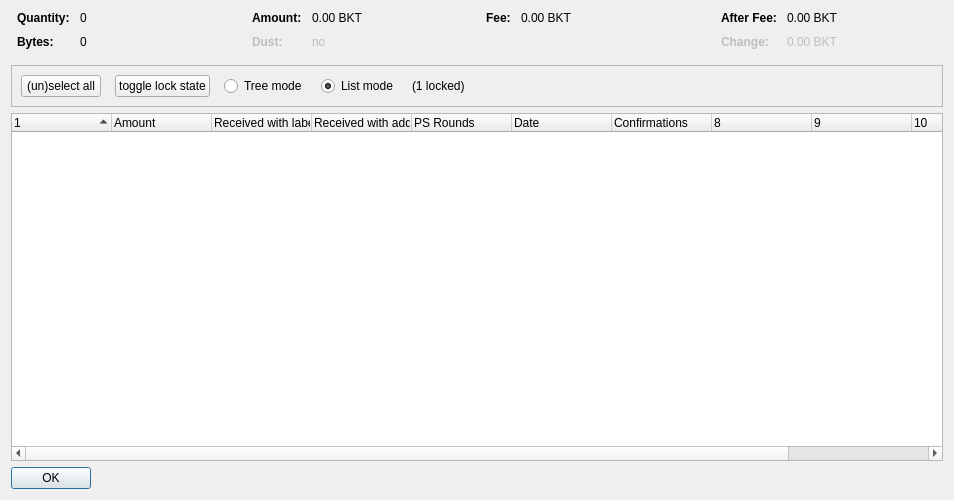
<?xml version="1.0" encoding="UTF-8"?>
<ui version="4.0">
 <class>CoinControlDialog</class>
 <widget class="QDialog" name="CoinControlDialog">
  <property name="geometry">
   <rect>
    <x>0</x>
    <y>0</y>
    <width>954</width>
    <height>500</height>
   </rect>
  </property>
  <property name="windowTitle">
   <string>Coin Selection</string>
  </property>
  <layout class="QVBoxLayout" name="verticalLayout">
   <item>
    <layout class="QHBoxLayout" name="horizontalLayoutTop" stretch="0,0,0,0">
     <property name="topMargin">
      <number>0</number>
     </property>
     <property name="bottomMargin">
      <number>10</number>
     </property>
     <item>
      <layout class="QFormLayout" name="formLayoutCoinControl1">
       <property name="horizontalSpacing">
        <number>10</number>
       </property>
       <property name="verticalSpacing">
        <number>10</number>
       </property>
       <property name="leftMargin">
        <number>6</number>
       </property>
       <property name="rightMargin">
        <number>6</number>
       </property>
       <item row="0" column="0">
        <widget class="QLabel" name="labelCoinControlQuantityText">
         <property name="font">
          <font>
           <weight>75</weight>
           <bold>true</bold>
          </font>
         </property>
         <property name="text">
          <string>Quantity:</string>
         </property>
        </widget>
       </item>
       <item row="0" column="1">
        <widget class="QLabel" name="labelCoinControlQuantity">
         <property name="cursor">
          <cursorShape>IBeamCursor</cursorShape>
         </property>
         <property name="contextMenuPolicy">
          <enum>Qt::ActionsContextMenu</enum>
         </property>
         <property name="text">
          <string notr="true">0</string>
         </property>
         <property name="textInteractionFlags">
          <set>Qt::LinksAccessibleByMouse|Qt::TextSelectableByKeyboard|Qt::TextSelectableByMouse</set>
         </property>
        </widget>
       </item>
       <item row="1" column="0">
        <widget class="QLabel" name="labelCoinControlBytesText">
         <property name="font">
          <font>
           <weight>75</weight>
           <bold>true</bold>
          </font>
         </property>
         <property name="text">
          <string>Bytes:</string>
         </property>
        </widget>
       </item>
       <item row="1" column="1">
        <widget class="QLabel" name="labelCoinControlBytes">
         <property name="cursor">
          <cursorShape>IBeamCursor</cursorShape>
         </property>
         <property name="contextMenuPolicy">
          <enum>Qt::ActionsContextMenu</enum>
         </property>
         <property name="text">
          <string notr="true">0</string>
         </property>
         <property name="textInteractionFlags">
          <set>Qt::LinksAccessibleByMouse|Qt::TextSelectableByKeyboard|Qt::TextSelectableByMouse</set>
         </property>
        </widget>
       </item>
      </layout>
     </item>
     <item>
      <layout class="QFormLayout" name="formLayoutCoinControl2">
       <property name="horizontalSpacing">
        <number>10</number>
       </property>
       <property name="verticalSpacing">
        <number>10</number>
       </property>
       <property name="leftMargin">
        <number>6</number>
       </property>
       <property name="rightMargin">
        <number>6</number>
       </property>
       <item row="0" column="0">
        <widget class="QLabel" name="labelCoinControlAmountText">
         <property name="font">
          <font>
           <weight>75</weight>
           <bold>true</bold>
          </font>
         </property>
         <property name="text">
          <string>Amount:</string>
         </property>
        </widget>
       </item>
       <item row="0" column="1">
        <widget class="QLabel" name="labelCoinControlAmount">
         <property name="cursor">
          <cursorShape>IBeamCursor</cursorShape>
         </property>
         <property name="contextMenuPolicy">
          <enum>Qt::ActionsContextMenu</enum>
         </property>
         <property name="text">
          <string notr="true">0.00 BKT</string>
         </property>
         <property name="textInteractionFlags">
          <set>Qt::LinksAccessibleByMouse|Qt::TextSelectableByKeyboard|Qt::TextSelectableByMouse</set>
         </property>
        </widget>
       </item>
       <item row="1" column="0">
        <widget class="QLabel" name="labelCoinControlLowOutputText">
         <property name="enabled">
          <bool>false</bool>
         </property>
         <property name="font">
          <font>
           <weight>75</weight>
           <bold>true</bold>
          </font>
         </property>
         <property name="text">
          <string>Dust:</string>
         </property>
        </widget>
       </item>
       <item row="1" column="1">
        <widget class="QLabel" name="labelCoinControlLowOutput">
         <property name="enabled">
          <bool>false</bool>
         </property>
         <property name="cursor">
          <cursorShape>IBeamCursor</cursorShape>
         </property>
         <property name="contextMenuPolicy">
          <enum>Qt::ActionsContextMenu</enum>
         </property>
         <property name="text">
          <string notr="true">no</string>
         </property>
         <property name="textInteractionFlags">
          <set>Qt::LinksAccessibleByMouse|Qt::TextSelectableByKeyboard|Qt::TextSelectableByMouse</set>
         </property>
        </widget>
       </item>
      </layout>
     </item>
     <item>
      <layout class="QFormLayout" name="formLayoutCoinControl3">
       <property name="horizontalSpacing">
        <number>10</number>
       </property>
       <property name="verticalSpacing">
        <number>10</number>
       </property>
       <property name="leftMargin">
        <number>6</number>
       </property>
       <property name="rightMargin">
        <number>6</number>
       </property>
       <item row="0" column="0">
        <widget class="QLabel" name="labelCoinControlFeeText">
         <property name="font">
          <font>
           <weight>75</weight>
           <bold>true</bold>
          </font>
         </property>
         <property name="text">
          <string>Fee:</string>
         </property>
        </widget>
       </item>
       <item row="0" column="1">
        <widget class="QLabel" name="labelCoinControlFee">
         <property name="cursor">
          <cursorShape>IBeamCursor</cursorShape>
         </property>
         <property name="contextMenuPolicy">
          <enum>Qt::ActionsContextMenu</enum>
         </property>
         <property name="text">
          <string notr="true">0.00 BKT</string>
         </property>
         <property name="textInteractionFlags">
          <set>Qt::LinksAccessibleByMouse|Qt::TextSelectableByKeyboard|Qt::TextSelectableByMouse</set>
         </property>
        </widget>
       </item>
      </layout>
     </item>
     <item>
      <layout class="QFormLayout" name="formLayoutCoinControl4">
       <property name="horizontalSpacing">
        <number>10</number>
       </property>
       <property name="verticalSpacing">
        <number>10</number>
       </property>
       <property name="leftMargin">
        <number>6</number>
       </property>
       <property name="rightMargin">
        <number>6</number>
       </property>
       <item row="0" column="0">
        <widget class="QLabel" name="labelCoinControlAfterFeeText">
         <property name="font">
          <font>
           <weight>75</weight>
           <bold>true</bold>
          </font>
         </property>
         <property name="text">
          <string>After Fee:</string>
         </property>
        </widget>
       </item>
       <item row="0" column="1">
        <widget class="QLabel" name="labelCoinControlAfterFee">
         <property name="cursor">
          <cursorShape>IBeamCursor</cursorShape>
         </property>
         <property name="contextMenuPolicy">
          <enum>Qt::ActionsContextMenu</enum>
         </property>
         <property name="text">
          <string notr="true">0.00 BKT</string>
         </property>
         <property name="textInteractionFlags">
          <set>Qt::LinksAccessibleByMouse|Qt::TextSelectableByKeyboard|Qt::TextSelectableByMouse</set>
         </property>
        </widget>
       </item>
       <item row="1" column="0">
        <widget class="QLabel" name="labelCoinControlChangeText">
         <property name="enabled">
          <bool>false</bool>
         </property>
         <property name="font">
          <font>
           <weight>75</weight>
           <bold>true</bold>
          </font>
         </property>
         <property name="text">
          <string>Change:</string>
         </property>
        </widget>
       </item>
       <item row="1" column="1">
        <widget class="QLabel" name="labelCoinControlChange">
         <property name="enabled">
          <bool>false</bool>
         </property>
         <property name="cursor">
          <cursorShape>IBeamCursor</cursorShape>
         </property>
         <property name="contextMenuPolicy">
          <enum>Qt::ActionsContextMenu</enum>
         </property>
         <property name="text">
          <string notr="true">0.00 BKT</string>
         </property>
         <property name="textInteractionFlags">
          <set>Qt::LinksAccessibleByMouse|Qt::TextSelectableByKeyboard|Qt::TextSelectableByMouse</set>
         </property>
        </widget>
       </item>
      </layout>
     </item>
    </layout>
   </item>
   <item>
    <widget class="QFrame" name="frame">
     <property name="minimumSize">
      <size>
       <width>0</width>
       <height>40</height>
      </size>
     </property>
     <property name="frameShape">
      <enum>QFrame::StyledPanel</enum>
     </property>
     <property name="frameShadow">
      <enum>QFrame::Sunken</enum>
     </property>
     <layout class="QHBoxLayout" name="horizontalLayout">
      <item>
       <layout class="QHBoxLayout" name="horizontalLayoutPanel" stretch="0,0,0,0,0,0">
        <property name="spacing">
         <number>14</number>
        </property>
        <item>
         <widget class="QPushButton" name="pushButtonSelectAll">
          <property name="sizePolicy">
           <sizepolicy hsizetype="Maximum" vsizetype="Fixed">
            <horstretch>0</horstretch>
            <verstretch>0</verstretch>
           </sizepolicy>
          </property>
          <property name="text">
           <string>(un)select all</string>
          </property>
          <property name="autoDefault">
           <bool>false</bool>
          </property>
         </widget>
        </item>
        <item>
         <widget class="QPushButton" name="pushButtonToggleLock">
          <property name="sizePolicy">
           <sizepolicy hsizetype="Maximum" vsizetype="Fixed">
            <horstretch>0</horstretch>
            <verstretch>0</verstretch>
           </sizepolicy>
          </property>
          <property name="text">
           <string>toggle lock state</string>
          </property>
          <property name="autoDefault">
           <bool>false</bool>
          </property>
         </widget>
        </item>
        <item>
         <widget class="QRadioButton" name="radioTreeMode">
          <property name="sizePolicy">
           <sizepolicy hsizetype="Maximum" vsizetype="Fixed">
            <horstretch>0</horstretch>
            <verstretch>0</verstretch>
           </sizepolicy>
          </property>
          <property name="text">
           <string>Tree mode</string>
          </property>
         </widget>
        </item>
        <item>
         <widget class="QRadioButton" name="radioListMode">
          <property name="sizePolicy">
           <sizepolicy hsizetype="Maximum" vsizetype="Fixed">
            <horstretch>0</horstretch>
            <verstretch>0</verstretch>
           </sizepolicy>
          </property>
          <property name="text">
           <string>List mode</string>
          </property>
          <property name="checked">
           <bool>true</bool>
          </property>
         </widget>
        </item>
        <item>
         <widget class="QLabel" name="labelLocked">
          <property name="text">
           <string>(1 locked)</string>
          </property>
         </widget>
        </item>
        <item>
         <spacer name="horizontalSpacer">
          <property name="orientation">
           <enum>Qt::Horizontal</enum>
          </property>
          <property name="sizeHint" stdset="0">
           <size>
            <width>40</width>
            <height>20</height>
           </size>
          </property>
         </spacer>
        </item>
       </layout>
      </item>
     </layout>
    </widget>
   </item>
   <item>
    <widget class="CoinControlTreeWidget" name="treeWidget">
     <property name="contextMenuPolicy">
      <enum>Qt::CustomContextMenu</enum>
     </property>
     <property name="sortingEnabled">
      <bool>false</bool>
     </property>
     <property name="columnCount">
      <number>11</number>
     </property>
     <attribute name="headerShowSortIndicator" stdset="0">
      <bool>true</bool>
     </attribute>
     <attribute name="headerStretchLastSection">
      <bool>false</bool>
     </attribute>
     <column>
      <property name="text">
       <string/>
      </property>
     </column>
     <column>
      <property name="text">
       <string>Amount</string>
      </property>
     </column>
     <column>
      <property name="text">
       <string>Received with label</string>
      </property>
     </column>
     <column>
      <property name="text">
       <string>Received with address</string>
      </property>
     </column>
     <column>
      <property name="text">
       <string>PS Rounds</string>
      </property>
     </column>
     <column>
      <property name="text">
       <string>Date</string>
      </property>
     </column>
     <column>
      <property name="text">
       <string>Confirmations</string>
      </property>
      <property name="toolTip">
       <string>Confirmed</string>
      </property>
     </column>
     <column>
      <property name="text">
       <string/>
      </property>
     </column>
     <column>
      <property name="text">
       <string/>
      </property>
     </column>
     <column>
      <property name="text">
       <string/>
      </property>
     </column>
     <column>
      <property name="text">
       <string/>
      </property>
     </column>
    </widget>
   </item>
   <item>
    <widget class="QDialogButtonBox" name="buttonBox">
     <property name="sizePolicy">
      <sizepolicy hsizetype="Maximum" vsizetype="Fixed">
       <horstretch>0</horstretch>
       <verstretch>0</verstretch>
      </sizepolicy>
     </property>
     <property name="orientation">
      <enum>Qt::Horizontal</enum>
     </property>
     <property name="standardButtons">
      <set>QDialogButtonBox::Ok</set>
     </property>
    </widget>
   </item>
  </layout>
 </widget>
 <customwidgets>
  <customwidget>
   <class>CoinControlTreeWidget</class>
   <extends>QTreeWidget</extends>
   <header>coincontroltreewidget.h</header>
  </customwidget>
 </customwidgets>
 <resources/>
 <connections/>
</ui>
